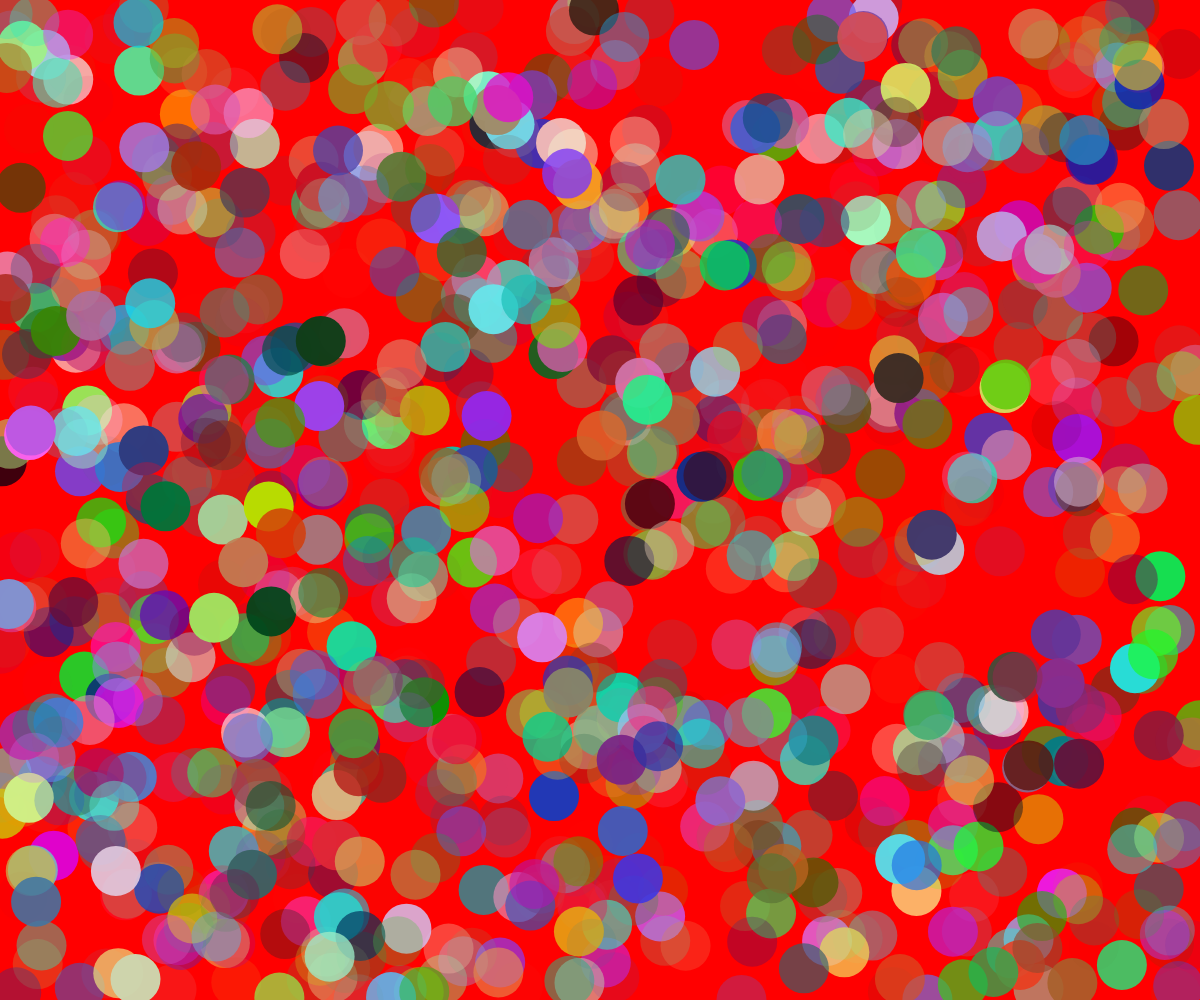
Frame 1 (no input)
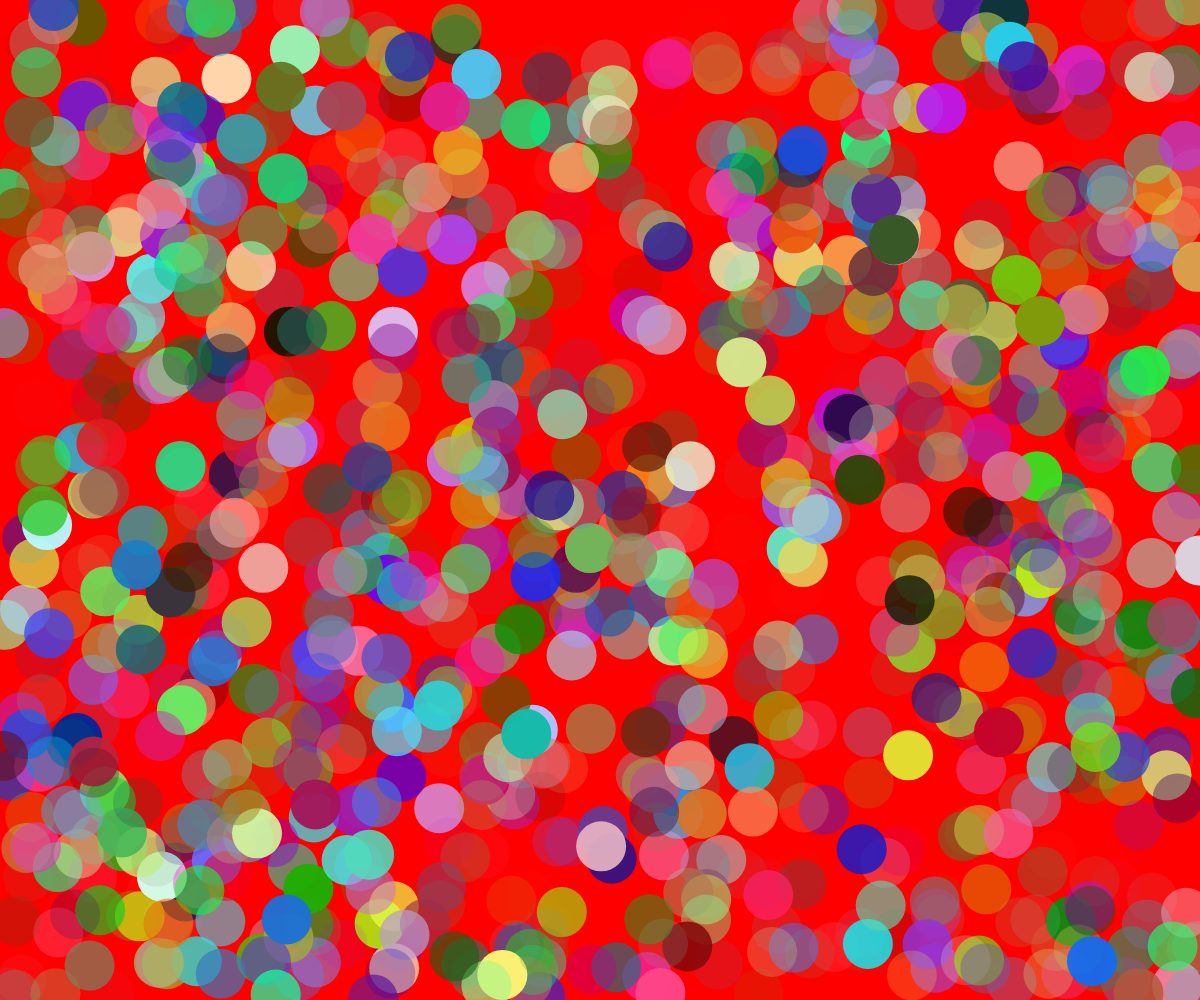
Frame 60 (no input)
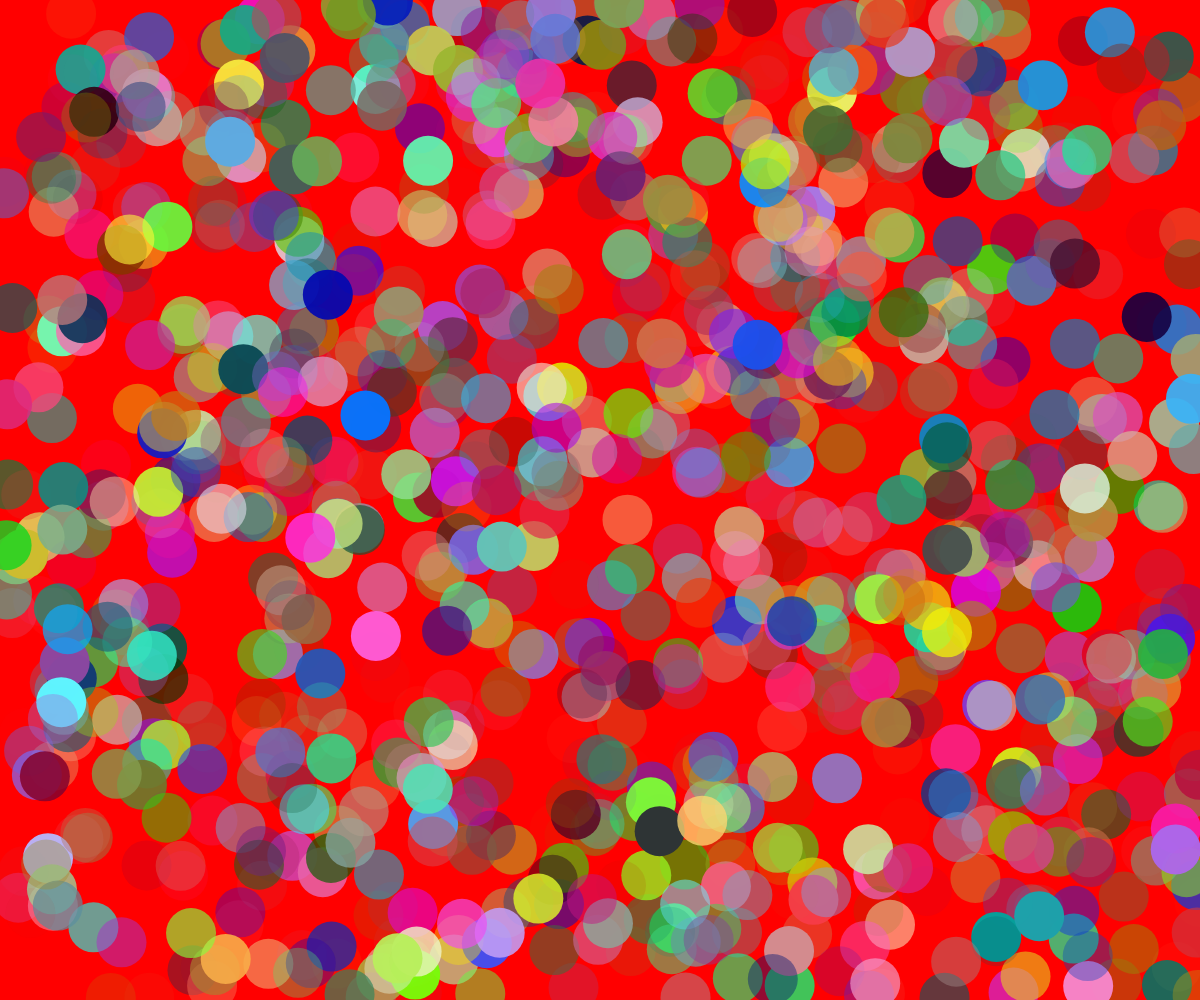
Frame 120 (the mouse pressed at the canvas centre since frame 60)

The p5.js sketch that drew these frames (run headless with seeded random() and noise() and a simulated clock; from frame 60 on, the mouse is pressed at the canvas centre):

// p5.js sketch
// ── sketch.js
//2016 08 06
//en fabrica de medios
//pagina web interactiva
//funciona con p5.js
//mi nombre es aaron

//variables
//variables son lugares en el computador
//donde podemos almacenar datos

//para crear una variable, hay que DECLARARLA
//en javascript se hace asi
//voy a declarar una variable que se llama diametro
var diametro;

//la declaracion se hace SOLO UNA VEZ

//para darle un valor, se hace una ASIGNACION
//la asignacion se hace en javascript con el signo =
diametro = 100;

//existen dos tipos de variables
//las locales y las globales
//la diferencia radica en donde son declaradas

//las GLOBALES, FUERA de las FUNCIONES
//las LOCALES, DENTRO de las funciones

//las GLOBALES, pueden ser usadas en todas partesr
//las LOCALES, solo dentro de la funcion donde viven

//las funciones son para ejecutar acciones
//tambien tienen que ser declaradas
//asi se declara una funcion en javascript
function miFuncionBacan() {
  //aqui va lo que hace la funcion
}

//setup() es la configuracion inicial
//se ejecuta una vez, al principio
//de los tiempos
function setup() {
  //aqui va lo que hace setup()

  //creamos un lienzo
  //createCanvas(dimHor, dimVer);
  //medido en px
  createCanvas(windowWidth, windowHeight);

  //los colores en p5.js
  //los valores van entre 0 y 255
  //1 -> grayscale, 0 es negro, 255 es blanco
  //2 -> grayscale + alpha, 0 es transp, 255 es solido
  //3 -> RGB, red, green, blue
  //4 -> RGB + alpha

  //pintar el fondo verde
  //background(color);
  background(0, 255, 0);

  //declaracion de variable local
  var hola;

}

//draw() se ejecuta despues de setup()
//se ejecuta 60 veces por segundo
function draw() {

  background(0, 255, 0);

  //ejecutar mi funcion
  //estilo();

  //dibujar una elipse
  //ellipse(posX, posY, width, height);
  ellipse(mouseX, mouseY, diametro, diametro);

  //asignacion a la variable diametro
  diametro = diametro + 1;


  //if(condicion) {}
  if(mouseX > width/2) {
    background(0, 0, 255);
    muchasElipses(100);
  }
  else {
    background(255, 0, 0);
    muchasElipses(1000);
  }

}

//escribir nuestra primera funcion
//funcion para definir el estilo
function estilo() {
  //definir estilo de la elipse
  //definir ancho del borde
  //strokeWeight(px);
  //si queremos que no dibuje el borde
  //noStroke();
  strokeWeight(10);

  //definir el color del borde
  //stroke(color);
  stroke(0, 0, 255, 255/2);

  //definir el color del relleno
  //fill(color);
  fill(255, 0, 0, 255/2);
}


//funcion para hacer muchas elipses
//en cualquier parte
function muchasElipses(cantidad) {

  //iteracion
  //for(inicio; condicion; refresco) {}
  for(var i = 0; i < cantidad; i++) {
    noStroke();
    fill(random(255), random(255), random(255), random(255));
    //dibujar una elipse en cualquier parte
    ellipse(random(width),random(height),50,50);
  }

}
